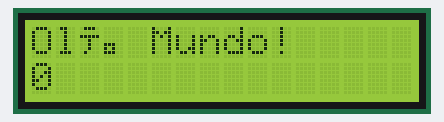
A sketch run on a simulated Arduino Uno, built with avr-gcc and run on an emulated ATmega328P. On the bench: 16×2 character LCD.

Above: at 0.1 s.
At 4.1 s:
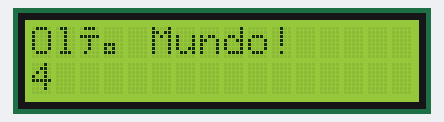
At 9.1 s:
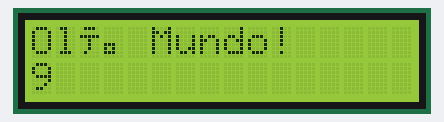
At 19.1 s:
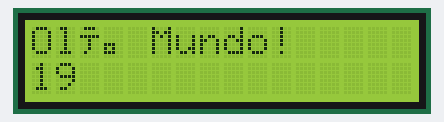
At 28.1 s:
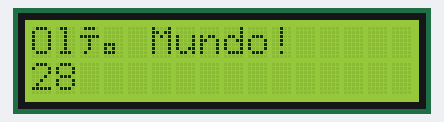
At 38.1 s:
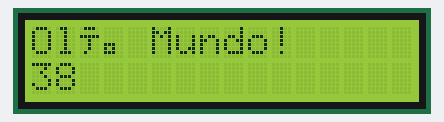

The sketch:

Aula_Pratica_5.ino
```cpp
/**
 * @file Aula_Pratica_3.ino
 * @brief Aula Prática 3 - LCD 16x2
 * @version 1.0
 * @date 2023-06-04
 *
 * A. O roteiro envolve o desenvolvimento de uma lógica para controlar o brilho de um LED utilizando um display LCD 16x2.
 * B. O display deve mostrar informações sobre o estado atual do LED e os botões devem ser usados para aumentar ou diminuir o brilho.
 * C. O programa deve ter níveis de brilho pré-definidos e intervalos de tempo para mudança de brilho.
 * D. Quando o brilho atingir o máximo ou mínimo, o botão correspondente não deve mais alterar o brilho.
 */

#include <LiquidCrystal.h>

int segundos = 0;

LiquidCrystal lcd(12, 11, 5, 4, 3, 2);

void setup()
{
  lcd.begin(16, 2); // Definir o número de colunas e linhas do LCD

  // Imprimir uma mensagem no LCD
  lcd.print("Olá Mundo!");
}

void loop()
{
  // Definir o cursor na coluna 0, linha 1
  // (nota: a linha 1 é a segunda linha, pois a contagem começa em 0):
  lcd.setCursor(0, 1);
  // imprimir o número de segundos desde o início do programa:
  lcd.print(segundos);
  delay(1000); // Esperar 1 segundo
  segundos += 1;
}
```

Measured:
- what the display in image 1 shows lasts 1.0 s, from 4.1 s to 5.1 s
